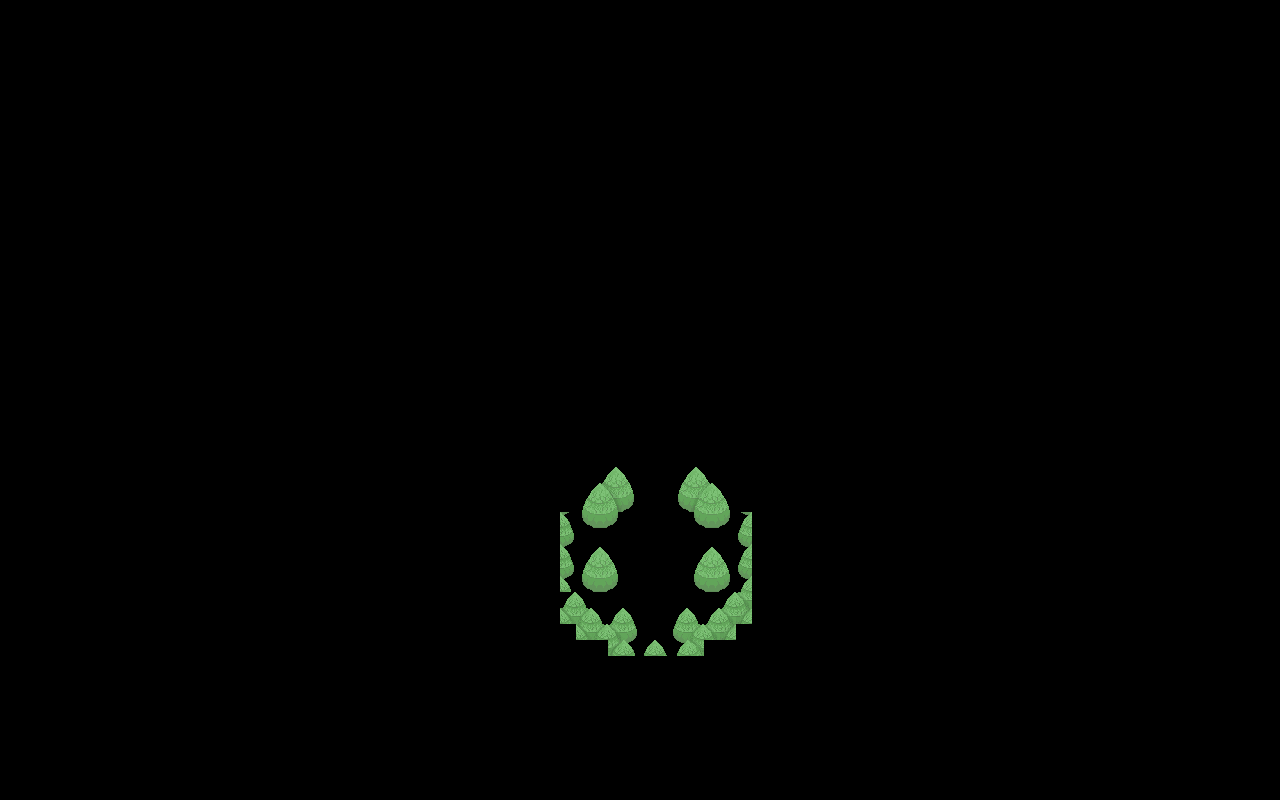

This game map was drawn from its Tiled (.tmx) file and the tilesets committed beside it. A one-line description and the trimmed map source follow:
An orthogonal 80x50 tile map with 16x16 px tiles, 4 tile layers (top-shadows2, top-layer1, top-shadows, top2), 13 hidden layers not drawn.

<map version="1.9" tiledversion="1.9.0" orientation="orthogonal" renderorder="right-down" width="80" height="50" tilewidth="16" tileheight="16" infinite="0" nextlayerid="19" nextobjectid="1">
 <editorsettings>
  <export target="../img/secret-forest-coll.json" format="json" />
 </editorsettings>
 <tileset firstgid="1" source="out-test-1.tsx" />
 <layer id="1" name="main" width="80" height="50" visible="0">
  <data>[4000 cells, 4000 non-empty, 9 distinct tile ids]</data>
 </layer>
 <layer id="7" name="grass" width="80" height="50" visible="0">
  <data>[4000 cells, 22 non-empty, 1 distinct tile ids]</data>
 </layer>
 <layer id="8" name="flowers" width="80" height="50" visible="0">
  <data>[4000 cells, 23 non-empty, 2 distinct tile ids]</data>
 </layer>
 <layer id="11" name="big-shadow" width="80" height="50" visible="0">
  <data>[4000 cells, 24 non-empty, 6 distinct tile ids]</data>
 </layer>
 <layer id="12" name="big-shadows2" width="80" height="50" visible="0">
  <data>[4000 cells, 12 non-empty, 6 distinct tile ids]</data>
 </layer>
 <layer id="6" name="water" width="80" height="50" visible="0">
  <data>[4000 cells, 12 non-empty, 9 distinct tile ids]</data>
 </layer>
 <layer id="3" name="shadows-lower" width="80" height="50" visible="0">
  <data>[4000 cells, 40 non-empty, 7 distinct tile ids]</data>
 </layer>
 <layer id="2" name="tree-etc" width="80" height="50" visible="0">
  <data>[4000 cells, 59 non-empty, 17 distinct tile ids]</data>
 </layer>
 <layer id="4" name="tree-corner" width="80" height="50" visible="0">
  <data>[4000 cells, 12 non-empty, 12 distinct tile ids]</data>
 </layer>
 <layer id="5" name="tree-corner2" width="80" height="50" visible="0">
  <data>[4000 cells, 1 non-empty, 1 distinct tile ids]</data>
 </layer>
 <layer id="10" name="big-trees2" width="80" height="50" visible="0">
  <data>[4000 cells, 48 non-empty, 12 distinct tile ids]</data>
 </layer>
 <layer id="9" name="big-trees" width="80" height="50" visible="0">
  <data>[4000 cells, 24 non-empty, 12 distinct tile ids]</data>
 </layer>
 <layer id="16" name="top-shadows2" width="80" height="50">
  <data>[4000 cells, 6 non-empty, 6 distinct tile ids]</data>
 </layer>
 <layer id="13" name="top-layer1" width="80" height="50">
  <data>[4000 cells, 74 non-empty, 26 distinct tile ids]</data>
 </layer>
 <layer id="15" name="top-shadows" width="80" height="50">
  <data>[4000 cells, 8 non-empty, 8 distinct tile ids]</data>
 </layer>
 <layer id="18" name="top2" width="80" height="50">
  <data>[4000 cells, 18 non-empty, 9 distinct tile ids]</data>
 </layer>
 <layer id="17" name="collisions" width="80" height="50" visible="0" opacity="0.3">
  <data>[4000 cells, 38 non-empty, 1 distinct tile ids]</data>
 </layer>
</map>
